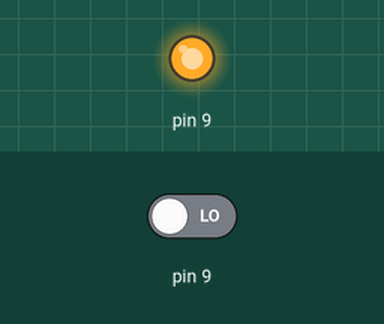
Recording of a sketch running on a simulated Arduino Uno, built with avr-gcc and run on an emulated ATmega328P. On the bench: output pins drawn as LEDs (lit = HIGH). The inputs (shaded band) are chosen by the test bench; at power-on: pin 9 LOW. What the sketch prints to the serial monitor is not drawn.

Above: at 1.3 s.
1.4 s: pin 9 driven HIGH
3.0 s: pin 9 driven LOW
Timing chart, 0 to 6.0 s (numbered marks = the images above; inputs shaded):
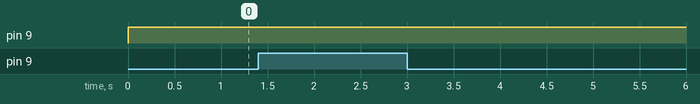

The sketch:

QTI_Nav.ino
```cpp
#include <Servo.h>
Servo servoLeft;
Servo servoRight;

void setup() {
  Serial.begin(9600);
}

void loop() {
  Serial.println(RCTime(9));      // Connect to pin 2, display results
  delay(250);         // Wait 250 ms
}

long RCTime(int sensorIn){
   long duration = 0;
   pinMode(sensorIn, OUTPUT);     // Make pin OUTPUT
   digitalWrite(sensorIn, HIGH);  // Pin HIGH (discharge capacitor)
   delay(1);                      // Wait 1ms
   pinMode(sensorIn, INPUT);      // Make pin INPUT
   digitalWrite(sensorIn, LOW);   // Turn off internal pullups
   while(digitalRead(sensorIn)){  // Wait for pin to go LOW
      duration++;
   }
   return duration;
}

int irDetect(int irLedPin, int irReceiverPin, long frequency)
{
  tone(irLedPin, frequency, 8);              // IRLED 38 kHz for at least 1 ms
  delay(1);                                  // Wait 1 ms
  int ir = digitalRead(irReceiverPin);       // IR receiver -> ir variable
  delay(1);                                  // Down time before recheck
  return ir;                                 // Return 1 no detect, 0 detect
}

void maneuver(int speedLeft, int speedRight, int msTime)
{
  // speedLeft, speedRight ranges: Backward  Linear  Stop  Linear   Forward
  //                               -200      -100......0......100       200
  servoLeft.writeMicroseconds(1500 + speedLeft);   // Set left servo speed
  servoRight.writeMicroseconds(1500 - speedRight); // Set right servo speed
  if(msTime==-1)                                   // if msTime = -1
  {
    servoLeft.detach();                            // Stop servo signals
    servoRight.detach();
  }
  delay(msTime);                                   // Delay for msTime
}
```
